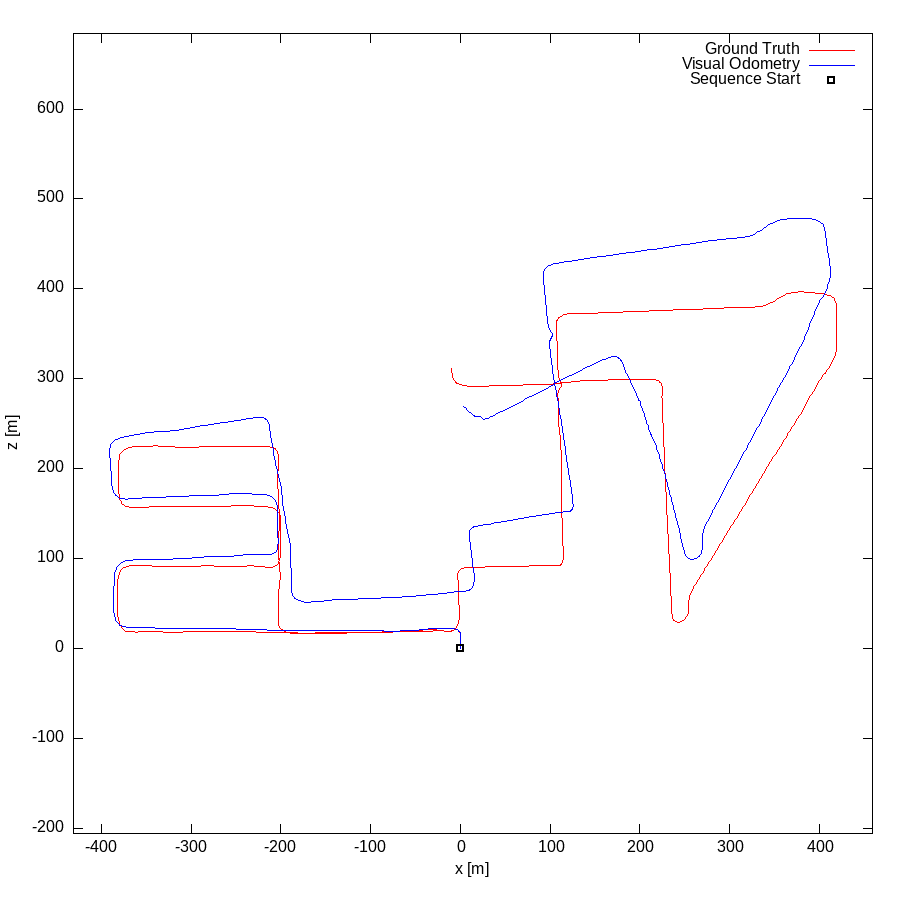

Source code (gnuplot):
set term postscript eps enhanced color
set output "08.eps"
set size ratio -1
set xrange [-431:459]
set yrange [-206:684]
set xlabel "x [m]"
set ylabel "z [m]"
plot "08.txt" using 1:2 lc rgb "#FF0000" title 'Ground Truth' w lines,"08.txt" using 3:4 lc rgb "#0000FF" title 'Visual Odometry' w lines,"< head -1 08.txt" using 1:2 lc rgb "#000000" pt 4 ps 1 lw 2 title 'Sequence Start' w points
